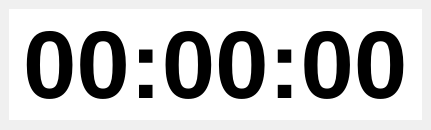
<?xml version="1.0" encoding="UTF-8"?>
<ui version="4.0">
 <class>MainWindow</class>
 <widget class="QMainWindow" name="MainWindow">
  <property name="geometry">
   <rect>
    <x>0</x>
    <y>0</y>
    <width>300</width>
    <height>130</height>
   </rect>
  </property>
  <property name="sizePolicy">
   <sizepolicy hsizetype="Fixed" vsizetype="Fixed">
    <horstretch>0</horstretch>
    <verstretch>0</verstretch>
   </sizepolicy>
  </property>
  <property name="palette">
   <palette>
    <active>
     <colorrole role="WindowText">
      <brush brushstyle="SolidPattern">
       <color alpha="255">
        <red>0</red>
        <green>0</green>
        <blue>0</blue>
       </color>
      </brush>
     </colorrole>
     <colorrole role="Button">
      <brush brushstyle="SolidPattern">
       <color alpha="255">
        <red>194</red>
        <green>222</green>
        <blue>220</blue>
       </color>
      </brush>
     </colorrole>
     <colorrole role="Light">
      <brush brushstyle="SolidPattern">
       <color alpha="255">
        <red>255</red>
        <green>255</green>
        <blue>255</blue>
       </color>
      </brush>
     </colorrole>
     <colorrole role="Midlight">
      <brush brushstyle="SolidPattern">
       <color alpha="255">
        <red>224</red>
        <green>238</green>
        <blue>237</blue>
       </color>
      </brush>
     </colorrole>
     <colorrole role="Dark">
      <brush brushstyle="SolidPattern">
       <color alpha="255">
        <red>97</red>
        <green>111</green>
        <blue>110</blue>
       </color>
      </brush>
     </colorrole>
     <colorrole role="Mid">
      <brush brushstyle="SolidPattern">
       <color alpha="255">
        <red>129</red>
        <green>148</green>
        <blue>147</blue>
       </color>
      </brush>
     </colorrole>
     <colorrole role="Text">
      <brush brushstyle="SolidPattern">
       <color alpha="255">
        <red>0</red>
        <green>0</green>
        <blue>0</blue>
       </color>
      </brush>
     </colorrole>
     <colorrole role="BrightText">
      <brush brushstyle="SolidPattern">
       <color alpha="255">
        <red>255</red>
        <green>255</green>
        <blue>255</blue>
       </color>
      </brush>
     </colorrole>
     <colorrole role="ButtonText">
      <brush brushstyle="SolidPattern">
       <color alpha="255">
        <red>0</red>
        <green>0</green>
        <blue>0</blue>
       </color>
      </brush>
     </colorrole>
     <colorrole role="Base">
      <brush brushstyle="SolidPattern">
       <color alpha="255">
        <red>255</red>
        <green>255</green>
        <blue>255</blue>
       </color>
      </brush>
     </colorrole>
     <colorrole role="Window">
      <brush brushstyle="SolidPattern">
       <color alpha="255">
        <red>194</red>
        <green>222</green>
        <blue>220</blue>
       </color>
      </brush>
     </colorrole>
     <colorrole role="Shadow">
      <brush brushstyle="SolidPattern">
       <color alpha="255">
        <red>0</red>
        <green>0</green>
        <blue>0</blue>
       </color>
      </brush>
     </colorrole>
     <colorrole role="AlternateBase">
      <brush brushstyle="SolidPattern">
       <color alpha="255">
        <red>224</red>
        <green>238</green>
        <blue>237</blue>
       </color>
      </brush>
     </colorrole>
     <colorrole role="ToolTipBase">
      <brush brushstyle="SolidPattern">
       <color alpha="255">
        <red>255</red>
        <green>255</green>
        <blue>220</blue>
       </color>
      </brush>
     </colorrole>
     <colorrole role="ToolTipText">
      <brush brushstyle="SolidPattern">
       <color alpha="255">
        <red>0</red>
        <green>0</green>
        <blue>0</blue>
       </color>
      </brush>
     </colorrole>
     <colorrole role="PlaceholderText">
      <brush brushstyle="SolidPattern">
       <color alpha="127">
        <red>0</red>
        <green>0</green>
        <blue>0</blue>
       </color>
      </brush>
     </colorrole>
    </active>
    <inactive>
     <colorrole role="WindowText">
      <brush brushstyle="SolidPattern">
       <color alpha="255">
        <red>0</red>
        <green>0</green>
        <blue>0</blue>
       </color>
      </brush>
     </colorrole>
     <colorrole role="Button">
      <brush brushstyle="SolidPattern">
       <color alpha="255">
        <red>240</red>
        <green>240</green>
        <blue>240</blue>
       </color>
      </brush>
     </colorrole>
     <colorrole role="Light">
      <brush brushstyle="SolidPattern">
       <color alpha="255">
        <red>255</red>
        <green>255</green>
        <blue>255</blue>
       </color>
      </brush>
     </colorrole>
     <colorrole role="Midlight">
      <brush brushstyle="SolidPattern">
       <color alpha="255">
        <red>227</red>
        <green>227</green>
        <blue>227</blue>
       </color>
      </brush>
     </colorrole>
     <colorrole role="Dark">
      <brush brushstyle="SolidPattern">
       <color alpha="255">
        <red>160</red>
        <green>160</green>
        <blue>160</blue>
       </color>
      </brush>
     </colorrole>
     <colorrole role="Mid">
      <brush brushstyle="SolidPattern">
       <color alpha="255">
        <red>160</red>
        <green>160</green>
        <blue>160</blue>
       </color>
      </brush>
     </colorrole>
     <colorrole role="Text">
      <brush brushstyle="SolidPattern">
       <color alpha="255">
        <red>0</red>
        <green>0</green>
        <blue>0</blue>
       </color>
      </brush>
     </colorrole>
     <colorrole role="BrightText">
      <brush brushstyle="SolidPattern">
       <color alpha="255">
        <red>255</red>
        <green>255</green>
        <blue>255</blue>
       </color>
      </brush>
     </colorrole>
     <colorrole role="ButtonText">
      <brush brushstyle="SolidPattern">
       <color alpha="255">
        <red>0</red>
        <green>0</green>
        <blue>0</blue>
       </color>
      </brush>
     </colorrole>
     <colorrole role="Base">
      <brush brushstyle="SolidPattern">
       <color alpha="255">
        <red>255</red>
        <green>255</green>
        <blue>255</blue>
       </color>
      </brush>
     </colorrole>
     <colorrole role="Window">
      <brush brushstyle="SolidPattern">
       <color alpha="255">
        <red>240</red>
        <green>240</green>
        <blue>240</blue>
       </color>
      </brush>
     </colorrole>
     <colorrole role="Shadow">
      <brush brushstyle="SolidPattern">
       <color alpha="255">
        <red>105</red>
        <green>105</green>
        <blue>105</blue>
       </color>
      </brush>
     </colorrole>
     <colorrole role="AlternateBase">
      <brush brushstyle="SolidPattern">
       <color alpha="255">
        <red>245</red>
        <green>245</green>
        <blue>245</blue>
       </color>
      </brush>
     </colorrole>
     <colorrole role="ToolTipBase">
      <brush brushstyle="SolidPattern">
       <color alpha="255">
        <red>255</red>
        <green>255</green>
        <blue>220</blue>
       </color>
      </brush>
     </colorrole>
     <colorrole role="ToolTipText">
      <brush brushstyle="SolidPattern">
       <color alpha="255">
        <red>0</red>
        <green>0</green>
        <blue>0</blue>
       </color>
      </brush>
     </colorrole>
     <colorrole role="PlaceholderText">
      <brush brushstyle="SolidPattern">
       <color alpha="128">
        <red>0</red>
        <green>0</green>
        <blue>0</blue>
       </color>
      </brush>
     </colorrole>
    </inactive>
    <disabled>
     <colorrole role="WindowText">
      <brush brushstyle="SolidPattern">
       <color alpha="255">
        <red>97</red>
        <green>111</green>
        <blue>110</blue>
       </color>
      </brush>
     </colorrole>
     <colorrole role="Button">
      <brush brushstyle="SolidPattern">
       <color alpha="255">
        <red>194</red>
        <green>222</green>
        <blue>220</blue>
       </color>
      </brush>
     </colorrole>
     <colorrole role="Light">
      <brush brushstyle="SolidPattern">
       <color alpha="255">
        <red>255</red>
        <green>255</green>
        <blue>255</blue>
       </color>
      </brush>
     </colorrole>
     <colorrole role="Midlight">
      <brush brushstyle="SolidPattern">
       <color alpha="255">
        <red>224</red>
        <green>238</green>
        <blue>237</blue>
       </color>
      </brush>
     </colorrole>
     <colorrole role="Dark">
      <brush brushstyle="SolidPattern">
       <color alpha="255">
        <red>97</red>
        <green>111</green>
        <blue>110</blue>
       </color>
      </brush>
     </colorrole>
     <colorrole role="Mid">
      <brush brushstyle="SolidPattern">
       <color alpha="255">
        <red>129</red>
        <green>148</green>
        <blue>147</blue>
       </color>
      </brush>
     </colorrole>
     <colorrole role="Text">
      <brush brushstyle="SolidPattern">
       <color alpha="255">
        <red>97</red>
        <green>111</green>
        <blue>110</blue>
       </color>
      </brush>
     </colorrole>
     <colorrole role="BrightText">
      <brush brushstyle="SolidPattern">
       <color alpha="255">
        <red>255</red>
        <green>255</green>
        <blue>255</blue>
       </color>
      </brush>
     </colorrole>
     <colorrole role="ButtonText">
      <brush brushstyle="SolidPattern">
       <color alpha="255">
        <red>97</red>
        <green>111</green>
        <blue>110</blue>
       </color>
      </brush>
     </colorrole>
     <colorrole role="Base">
      <brush brushstyle="SolidPattern">
       <color alpha="255">
        <red>194</red>
        <green>222</green>
        <blue>220</blue>
       </color>
      </brush>
     </colorrole>
     <colorrole role="Window">
      <brush brushstyle="SolidPattern">
       <color alpha="255">
        <red>194</red>
        <green>222</green>
        <blue>220</blue>
       </color>
      </brush>
     </colorrole>
     <colorrole role="Shadow">
      <brush brushstyle="SolidPattern">
       <color alpha="255">
        <red>0</red>
        <green>0</green>
        <blue>0</blue>
       </color>
      </brush>
     </colorrole>
     <colorrole role="AlternateBase">
      <brush brushstyle="SolidPattern">
       <color alpha="255">
        <red>245</red>
        <green>245</green>
        <blue>245</blue>
       </color>
      </brush>
     </colorrole>
     <colorrole role="ToolTipBase">
      <brush brushstyle="SolidPattern">
       <color alpha="255">
        <red>255</red>
        <green>255</green>
        <blue>220</blue>
       </color>
      </brush>
     </colorrole>
     <colorrole role="ToolTipText">
      <brush brushstyle="SolidPattern">
       <color alpha="255">
        <red>0</red>
        <green>0</green>
        <blue>0</blue>
       </color>
      </brush>
     </colorrole>
     <colorrole role="PlaceholderText">
      <brush brushstyle="SolidPattern">
       <color alpha="128">
        <red>0</red>
        <green>0</green>
        <blue>0</blue>
       </color>
      </brush>
     </colorrole>
    </disabled>
   </palette>
  </property>
  <property name="windowTitle">
   <string>Despertador</string>
  </property>
  <widget class="QWidget" name="centralwidget">
   <layout class="QVBoxLayout" name="verticalLayout">
    <item>
     <widget class="QTimeEdit" name="edit_hora">
      <property name="palette">
       <palette>
        <active>
         <colorrole role="WindowText">
          <brush brushstyle="SolidPattern">
           <color alpha="255">
            <red>17</red>
            <green>106</green>
            <blue>123</blue>
           </color>
          </brush>
         </colorrole>
         <colorrole role="Text">
          <brush brushstyle="SolidPattern">
           <color alpha="255">
            <red>17</red>
            <green>106</green>
            <blue>123</blue>
           </color>
          </brush>
         </colorrole>
         <colorrole role="Base">
          <brush brushstyle="SolidPattern">
           <color alpha="255">
            <red>194</red>
            <green>222</green>
            <blue>220</blue>
           </color>
          </brush>
         </colorrole>
        </active>
        <inactive>
         <colorrole role="WindowText">
          <brush brushstyle="SolidPattern">
           <color alpha="255">
            <red>0</red>
            <green>0</green>
            <blue>0</blue>
           </color>
          </brush>
         </colorrole>
         <colorrole role="Text">
          <brush brushstyle="SolidPattern">
           <color alpha="255">
            <red>0</red>
            <green>0</green>
            <blue>0</blue>
           </color>
          </brush>
         </colorrole>
         <colorrole role="Base">
          <brush brushstyle="SolidPattern">
           <color alpha="255">
            <red>255</red>
            <green>255</green>
            <blue>255</blue>
           </color>
          </brush>
         </colorrole>
        </inactive>
        <disabled>
         <colorrole role="WindowText">
          <brush brushstyle="SolidPattern">
           <color alpha="255">
            <red>120</red>
            <green>120</green>
            <blue>120</blue>
           </color>
          </brush>
         </colorrole>
         <colorrole role="Text">
          <brush brushstyle="SolidPattern">
           <color alpha="255">
            <red>120</red>
            <green>120</green>
            <blue>120</blue>
           </color>
          </brush>
         </colorrole>
         <colorrole role="Base">
          <brush brushstyle="SolidPattern">
           <color alpha="255">
            <red>240</red>
            <green>240</green>
            <blue>240</blue>
           </color>
          </brush>
         </colorrole>
        </disabled>
       </palette>
      </property>
      <property name="font">
       <font>
        <family>Helvetica</family>
        <pointsize>72</pointsize>
        <bold>true</bold>
       </font>
      </property>
      <property name="wrapping">
       <bool>false</bool>
      </property>
      <property name="frame">
       <bool>false</bool>
      </property>
      <property name="alignment">
       <set>Qt::AlignCenter</set>
      </property>
      <property name="buttonSymbols">
       <enum>QAbstractSpinBox::NoButtons</enum>
      </property>
     </widget>
    </item>
   </layout>
  </widget>
 </widget>
 <resources/>
 <connections/>
</ui>
